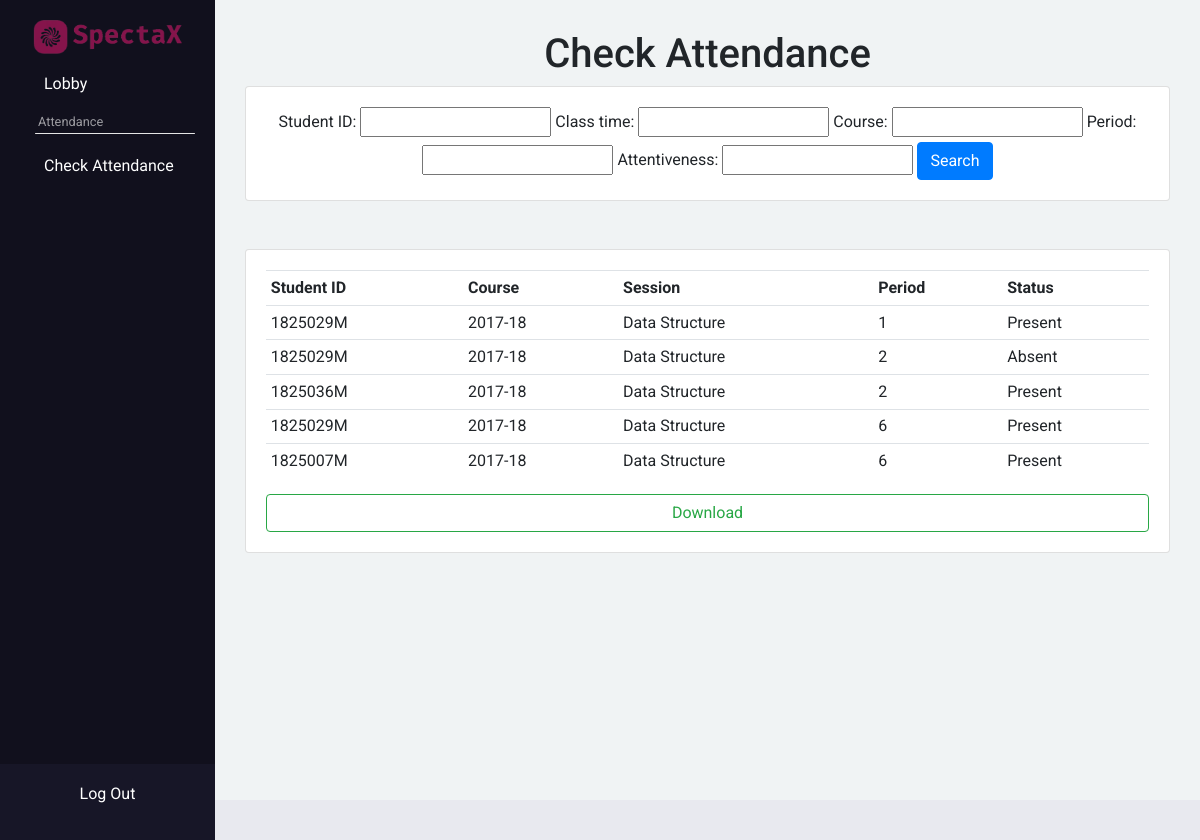
Page /tch-check-attendance/ on the earlier database version.
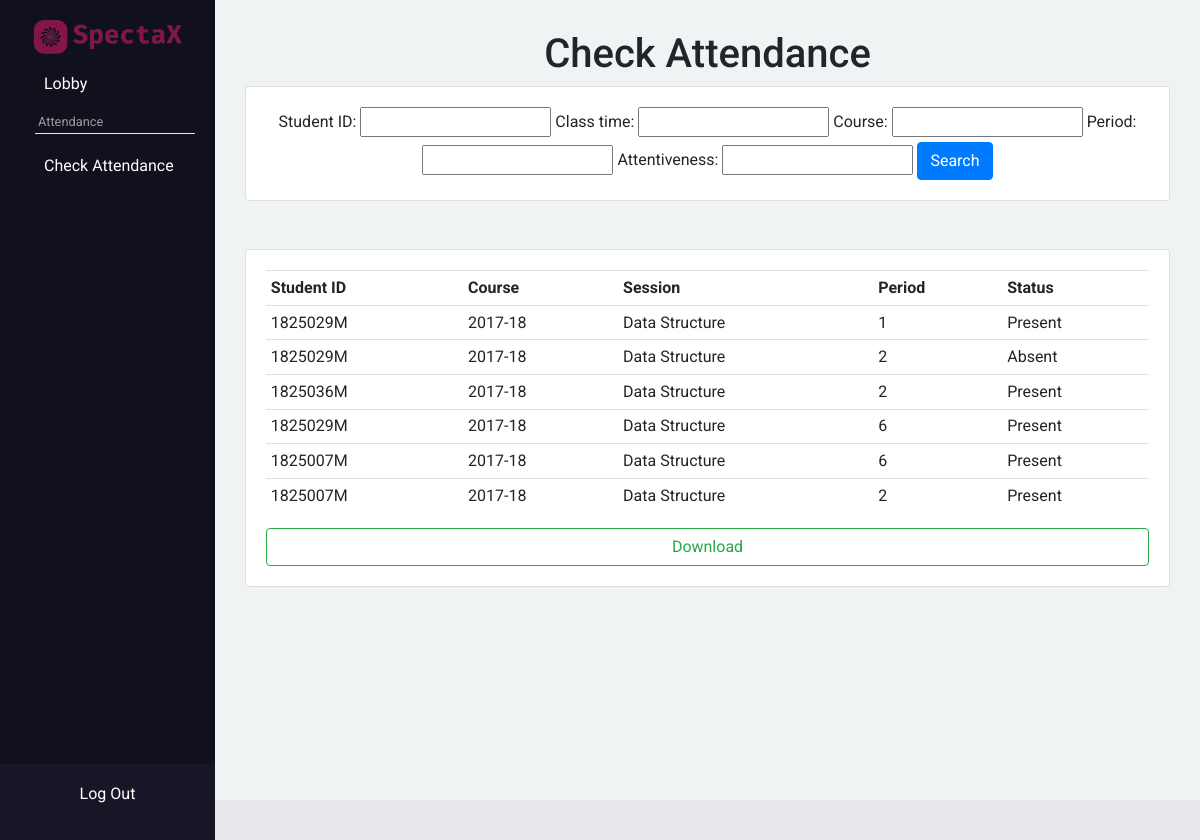
Same page on the later database version.
### attendance/models.py (models this page shows, shortened)
class Attendance(models.Model):
    Student_ID = models.CharField(max_length=200, null=True, blank=True)
    class_time = models.DateTimeField(auto_now_add=True, null = True)
    session = models.CharField(max_length=200, null = True)
    course = models.CharField(max_length=50, null= True)
    period = models.CharField(max_length=200, null = True)
    status = models.CharField(max_length=200, null = True, default='Absent')
    attentiveness = models.IntegerField()

### attendance/views.py (the view)
# urls.py: path("tch-check-attendance/", views.tch_check_attendance,
def tch_check_attendance(request):
    attendances = Attendance.objects.all()
    myFilter = AttendanceFilter(request.GET, queryset=attendances)
    attendances = myFilter.qs
    context = {
        "myFilter": myFilter,
        "attendances": attendances,
        "check": True
    }
    return render(request, "attendance/tch_check_attendance.html", context)

### template/attendance/tch_check_attendance.html (shortened to what this page needs)
{% extends 'base.html' %} {% block content %}  {% if check %}
<center><h1>Check Attendance</h1></center>
<div class="row">
  <div class="col">
    <div class="card card-body">
      <center>
        <form method="get">
          {{myFilter.form}}
          <button class="btn btn-primary" type="submit">Search</button>
        </form>
      </center>
    </div>
  </div>
</div>
{% endif %}
<br />
<br />
<div class="row">
  <div class="col-sm-12">
    <div class="card card-body">
      <table class="table table-sm">
        <tr>
          <th>Student ID</th>
          <th>Course</th>
          <th>Session</th>
          <th>Period</th>
          <th>Status</th>
        </tr>
        {% for attendance in attendances %}
        <tr>
          <td>{{ attendance.Student_ID }}</td>
          <td>{{ attendance.session }}</td>
          <td>{{ attendance.course }}</td>
          <td>{{ attendance.period }}</td>
          <td>{{ attendance.status }}</td>
        </tr>
        {% endfor %}
      </table>
      <button class="btn btn-block btn-outline-success">Download</button>
    </div>
  </div>
</div>
{% endblock %}

Differences in the rows shown:
added Attendance: Student_ID "1825007M", session "2017-18", course "Data Structure", period "2", status "Present"
